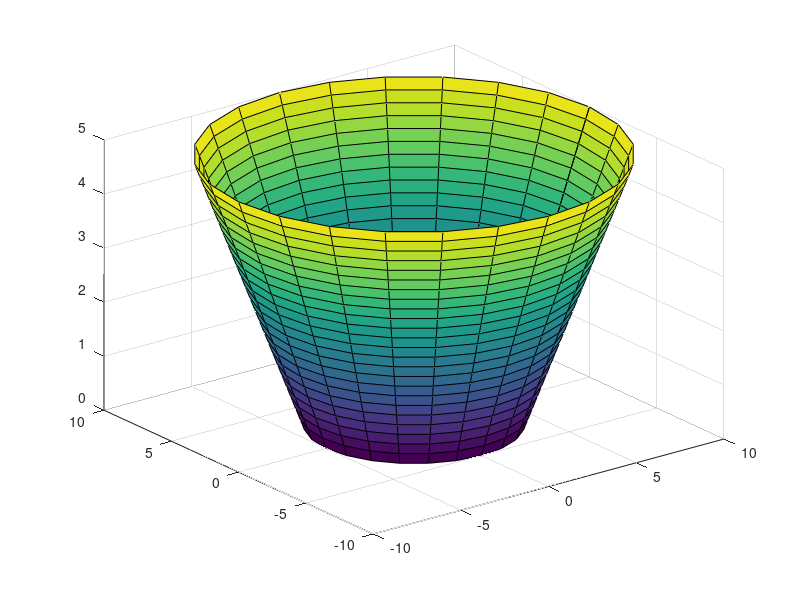

Reproduce this figure in MATLAB.
r1=5;
r2=10;
h=5;
init_pnt = [0,0,0];
axis = [0,0,1];

z_fun = @(h) h * axis +  init_pnt;
z1_vec = z_fun(init_pnt(3));
z2_vec = z_fun(h);
z1 = z1_vec(3); 
z2 = z2_vec(3);

rad = @(z) r1 + (r2-r1)/(z2-z1) * z;

n_pnts = 25;
z_vec = linspace(z1,z2,n_pnts);
r_vec = rad(z_vec);
X=zeros(n_pnts,n_pnts);
Y=zeros(n_pnts,n_pnts);
Z=zeros(n_pnts,n_pnts);
theta_vec = linspace(0,2*pi,n_pnts);
for i=1:n_pnts
    z = z_vec(i);
    r = rad(z);
    x = r * cos(theta_vec);
    y = r * sin(theta_vec);
    Z(:,i) = z * ones(n_pnts,1);
    X(:,i) = x';
    Y(:,i) = y';
end
figure(1)
surf(X,Y,Z)




